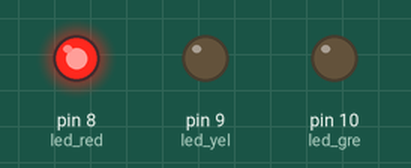
This sketch was run on a simulated Arduino Uno, built with avr-gcc and run on an emulated ATmega328P. Shown: output pins drawn as LEDs (lit = HIGH).

Above: at 3.5 s.
At 11.5 s:
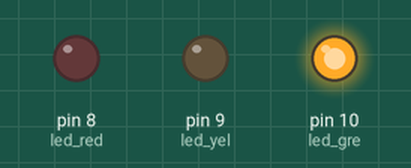
At 17.5 s:
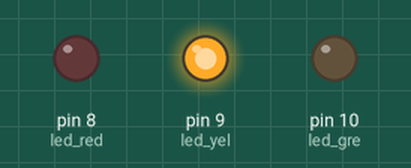
Timing chart, 0 to 24.7 s (numbered marks = the images above):
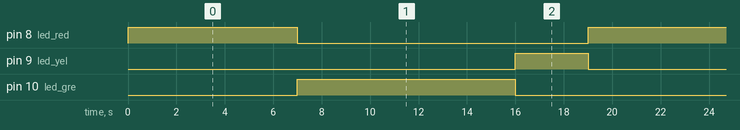

Measured:
- by itself, pin 8 (led_red): alternates HIGH for 7.0 s and LOW for 12.0 s
- by itself, pin 9 (led_yel): alternates HIGH for 3.0 s and LOW for 16.0 s
- by itself, pin 10 (led_gre): alternates HIGH for 9.0 s and LOW for 10.0 s

The sketch:

semaforo.ino
```cpp
#define led_red 8
#define led_yel 9
#define led_gre 10

void setup()
{
    pinMode(led_red, OUTPUT);
    pinMode(led_yel, OUTPUT);
    pinMode(led_gre, OUTPUT);
}

void closed(int timer){
    digitalWrite(led_red, HIGH);
    digitalWrite(led_yel, LOW);
    digitalWrite(led_gre, LOW);
    delay(timer * 1000);
    return;
}

void open(int timer){
    digitalWrite(led_red, LOW);
    digitalWrite(led_yel, LOW);
    digitalWrite(led_gre, HIGH);
    delay(timer * 1000);
    return;
}

void attention(int timer){
    digitalWrite(led_red, LOW);
    digitalWrite(led_yel, HIGH);
    digitalWrite(led_gre, LOW);
    delay(timer * 1000);
    return;
}

void loop()
{
    closed(7);
    open(9);
    attention(3);
}
```
